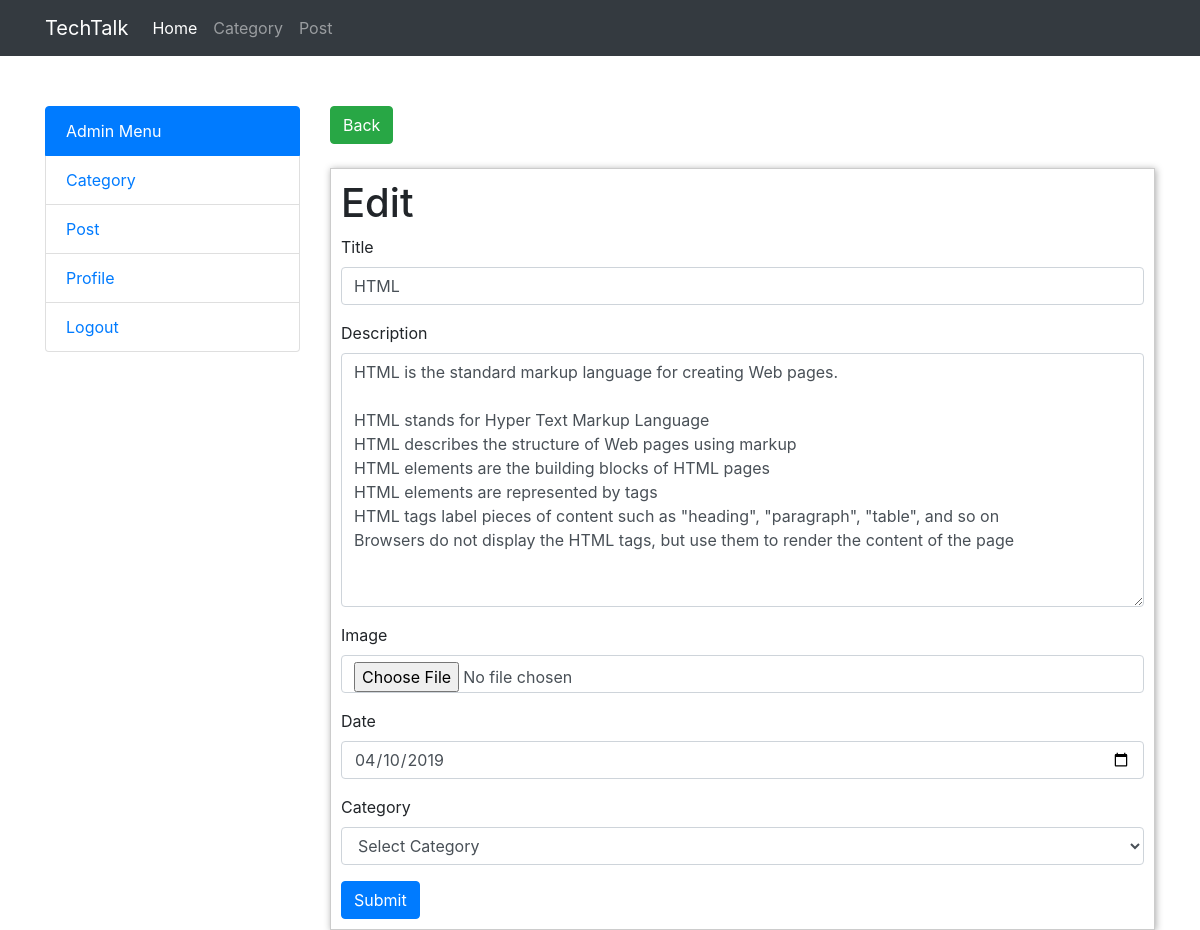
The app's page /admin/posts/edit.php?id=9 (signed in) with its own data.
### tables this page shows
CREATE TABLE IF NOT EXISTS `posts` (
  `id` int(11) NOT NULL AUTO_INCREMENT,
  `category_id` int(10) NOT NULL,
  `title` varchar(250) NOT NULL,
  `description` text NOT NULL,
  `image` varchar(150) NOT NULL,
  `date` date NOT NULL,
  PRIMARY KEY (`id`)
);

### admin/posts/edit.php (the view, shortened to what this page needs)
<?php
$id = $_GET['id'];
$con = connectBD();
$sql = "SELECT * FROM posts WHERE id = '$id' ";
$result = mysqli_query($con, $sql);
$std = mysqli_fetch_assoc($result);
include('../include/header.php');
?>
<a class="btn btn-success" href="index.php"> Back </a>
<br><br>
    <div class="content">
    <h1> Edit </h1>
    <form action="update.php?id=<?php echo $id ?>" enctype= "multipart/form-data" method= "post">
      <div class="form-group">
      <label for="title">Title</label>
      <input required type="text" class="form-control" name="title"  placeholder="Enter Title" value="<?php echo $std['title'] ?>">
      </div>
      <div class="form-group">
      <label for="description">Description</label>
      <textarea required type="text" class="form-control" name="description" rows="10"><?php echo $std['description']?></textarea>
      </div>
      <div class="form-group">
      <label for="image">Image</label>
      <input required type="file" class="form-control" name="image" value="<?php echo $std['image']?>">
      </div>
      <div class="form-group">
      <label for="date">Date</label>
      <input required type="date" class="form-control" name="date" value="<?php echo $std['date']?>">
      </div>
      <div class="form-group">
      <label for="category">Category</label>
      <select name= "category_id" class="form-control">
        <option> Select Category </option>
      </select>
      </div>
    <button type="submit" name="submit" class="btn btn-primary">Submit</button>
  </form>
    </div>

### admin/assets/css/style.css (style rules this page uses)
.content { padding: 10px; border: 1px solid #ccc; box-shadow: 1px 1px 7px #aaa; }

### records on screen
posts: title "HTML", description "HTML is the standard markup language for creating Web pages. HTML stands for Hyper Text Markup Language HTML describes the structure of Web pages using markup HTML elements are the building blocks of HTML pages HTML elements are represented by tags HTML tags label pieces of content such as \"heading\", \"paragraph\", \"table\", and so on Browsers do not display the HTML tags, but use them to render the content of the page", date "04/10/2019"
